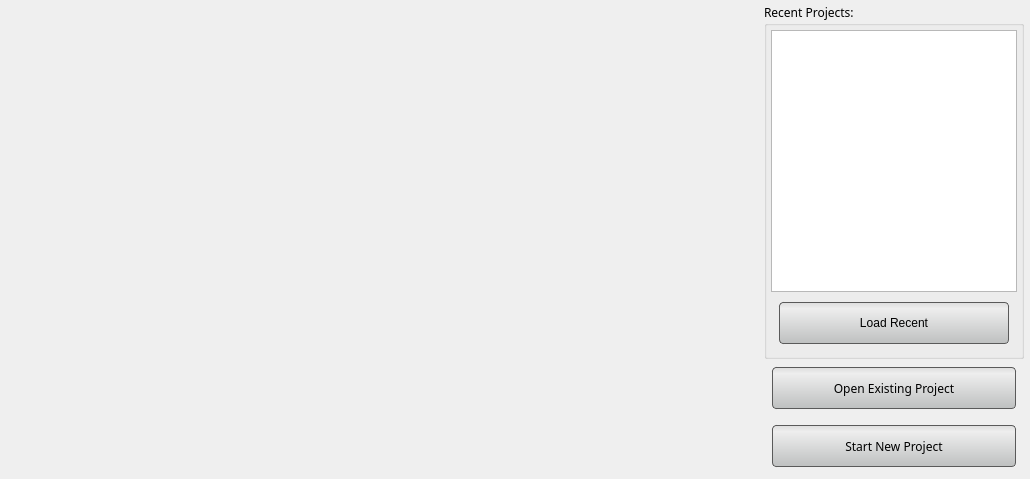
<?xml version="1.0" encoding="UTF-8"?>
<ui version="4.0">
 <class>AppSplash</class>
 <widget class="QDialog" name="AppSplash">
  <property name="geometry">
   <rect>
    <x>0</x>
    <y>0</y>
    <width>1030</width>
    <height>479</height>
   </rect>
  </property>
  <property name="sizePolicy">
   <sizepolicy hsizetype="Fixed" vsizetype="Fixed">
    <horstretch>0</horstretch>
    <verstretch>0</verstretch>
   </sizepolicy>
  </property>
  <property name="minimumSize">
   <size>
    <width>1030</width>
    <height>479</height>
   </size>
  </property>
  <property name="maximumSize">
   <size>
    <width>1030</width>
    <height>479</height>
   </size>
  </property>
  <property name="font">
   <font>
    <family>Lucida Sans</family>
   </font>
  </property>
  <property name="windowTitle">
   <string/>
  </property>
  <property name="windowIcon">
   <iconset>
    <normaloff>../../Resources/Icons/Seg3DLarge.png</normaloff>../../Resources/Icons/Seg3DLarge.png</iconset>
  </property>
  <property name="styleSheet">
   <string notr="true">QDialog#Splash {
  background-color: qlineargradient(spread:pad, x1:0.5, y1:0, x2:0.5, y2:0.960227, stop:0 rgba(221, 221, 221, 255), stop:0.155779 rgba(228, 228, 228, 255), stop:1 rgba(202, 204, 204, 255));
}

QPushButton{
  background-color: qlineargradient(spread:pad, x1:0.5, y1:0, x2:0.5, y2:0.960227, stop:0 rgba(221, 221, 221, 255), stop:0.155779 rgba(238, 238, 238, 255), stop:1 rgba(192, 194, 194, 255));
  border-radius: 4px;
  border: 1px solid rgb(90, 90, 90);
  margin:4px;
}

QPushButton:pressed{
  background-color: qlineargradient(spread:pad, x1:0.5, y1:0, x2:0.5, y2:1, stop:0 rgba(150, 150, 150, 255), stop:0.753769 rgba(206, 206, 206, 255), stop:1 rgba(185, 185, 185, 255));
  border-radius: 4px;
  border: 1px solid rgb(90, 90, 90);
  margin:4px;
}
</string>
  </property>
  <property name="sizeGripEnabled">
   <bool>false</bool>
  </property>
  <layout class="QHBoxLayout" name="horizontalLayout">
   <property name="spacing">
    <number>0</number>
   </property>
   <property name="leftMargin">
    <number>2</number>
   </property>
   <property name="topMargin">
    <number>3</number>
   </property>
   <property name="rightMargin">
    <number>2</number>
   </property>
   <property name="bottomMargin">
    <number>2</number>
   </property>
   <item>
    <widget class="QLabel" name="splash_image_">
     <property name="sizePolicy">
      <sizepolicy hsizetype="Fixed" vsizetype="Fixed">
       <horstretch>0</horstretch>
       <verstretch>0</verstretch>
      </sizepolicy>
     </property>
     <property name="minimumSize">
      <size>
       <width>758</width>
       <height>474</height>
      </size>
     </property>
     <property name="maximumSize">
      <size>
       <width>758</width>
       <height>474</height>
      </size>
     </property>
     <property name="text">
      <string/>
     </property>
     <property name="pixmap">
      <pixmap resource="../AppInterface/Resources/AppInterface.qrc">:/Images/Seg3DSplash.png</pixmap>
     </property>
    </widget>
   </item>
   <item>
    <widget class="QWidget" name="widget" native="true">
     <layout class="QVBoxLayout" name="verticalLayout_2">
      <property name="spacing">
       <number>0</number>
      </property>
      <property name="leftMargin">
       <number>4</number>
      </property>
      <property name="topMargin">
       <number>0</number>
      </property>
      <property name="rightMargin">
       <number>4</number>
      </property>
      <property name="bottomMargin">
       <number>2</number>
      </property>
      <item>
       <widget class="QGroupBox" name="groupBox">
        <property name="sizePolicy">
         <sizepolicy hsizetype="Preferred" vsizetype="MinimumExpanding">
          <horstretch>0</horstretch>
          <verstretch>0</verstretch>
         </sizepolicy>
        </property>
        <property name="title">
         <string>Recent Projects:</string>
        </property>
        <layout class="QVBoxLayout" name="verticalLayout">
         <property name="spacing">
          <number>2</number>
         </property>
         <property name="margin">
          <number>4</number>
         </property>
         <item>
          <widget class="QListWidget" name="recent_project_listwidget_">
           <property name="sizePolicy">
            <sizepolicy hsizetype="Expanding" vsizetype="MinimumExpanding">
             <horstretch>0</horstretch>
             <verstretch>0</verstretch>
            </sizepolicy>
           </property>
           <property name="focusPolicy">
            <enum>Qt::ClickFocus</enum>
           </property>
           <property name="editTriggers">
            <set>QAbstractItemView::NoEditTriggers</set>
           </property>
           <property name="alternatingRowColors">
            <bool>true</bool>
           </property>
          </widget>
         </item>
         <item>
          <widget class="QWidget" name="widget_2" native="true">
           <property name="sizePolicy">
            <sizepolicy hsizetype="Preferred" vsizetype="Fixed">
             <horstretch>0</horstretch>
             <verstretch>0</verstretch>
            </sizepolicy>
           </property>
           <property name="minimumSize">
            <size>
             <width>0</width>
             <height>51</height>
            </size>
           </property>
           <layout class="QHBoxLayout" name="horizontalLayout_2">
            <property name="spacing">
             <number>0</number>
            </property>
            <property name="margin">
             <number>4</number>
            </property>
            <item>
             <widget class="QPushButton" name="load_recent_button_">
              <property name="minimumSize">
               <size>
                <width>0</width>
                <height>50</height>
               </size>
              </property>
              <property name="maximumSize">
               <size>
                <width>16777215</width>
                <height>50</height>
               </size>
              </property>
              <property name="focusPolicy">
               <enum>Qt::NoFocus</enum>
              </property>
              <property name="text">
               <string>Load Recent</string>
              </property>
             </widget>
            </item>
           </layout>
          </widget>
         </item>
        </layout>
       </widget>
      </item>
      <item>
       <widget class="QWidget" name="widget_3" native="true">
        <property name="sizePolicy">
         <sizepolicy hsizetype="Preferred" vsizetype="Fixed">
          <horstretch>0</horstretch>
          <verstretch>0</verstretch>
         </sizepolicy>
        </property>
        <property name="minimumSize">
         <size>
          <width>0</width>
          <height>51</height>
         </size>
        </property>
        <layout class="QHBoxLayout" name="horizontalLayout_3">
         <property name="spacing">
          <number>0</number>
         </property>
         <property name="margin">
          <number>4</number>
         </property>
         <item>
          <widget class="QPushButton" name="existing_project_button_">
           <property name="minimumSize">
            <size>
             <width>0</width>
             <height>50</height>
            </size>
           </property>
           <property name="maximumSize">
            <size>
             <width>16777215</width>
             <height>50</height>
            </size>
           </property>
           <property name="text">
            <string>Open Existing Project</string>
           </property>
          </widget>
         </item>
        </layout>
       </widget>
      </item>
      <item>
       <widget class="QWidget" name="widget_4" native="true">
        <property name="sizePolicy">
         <sizepolicy hsizetype="Preferred" vsizetype="Fixed">
          <horstretch>0</horstretch>
          <verstretch>0</verstretch>
         </sizepolicy>
        </property>
        <property name="minimumSize">
         <size>
          <width>0</width>
          <height>51</height>
         </size>
        </property>
        <layout class="QHBoxLayout" name="horizontalLayout_4">
         <property name="spacing">
          <number>0</number>
         </property>
         <property name="margin">
          <number>4</number>
         </property>
         <item>
          <widget class="QPushButton" name="new_project_button_">
           <property name="sizePolicy">
            <sizepolicy hsizetype="Minimum" vsizetype="Fixed">
             <horstretch>0</horstretch>
             <verstretch>0</verstretch>
            </sizepolicy>
           </property>
           <property name="minimumSize">
            <size>
             <width>0</width>
             <height>50</height>
            </size>
           </property>
           <property name="maximumSize">
            <size>
             <width>16777215</width>
             <height>50</height>
            </size>
           </property>
           <property name="text">
            <string>Start New Project</string>
           </property>
          </widget>
         </item>
        </layout>
       </widget>
      </item>
     </layout>
    </widget>
   </item>
  </layout>
 </widget>
 <resources>
  <include location="../AppInterface/Resources/AppInterface.qrc"/>
  <include location="../AppInterface/Resources/AppInterface.qrc"/>
 </resources>
 <connections/>
</ui>
